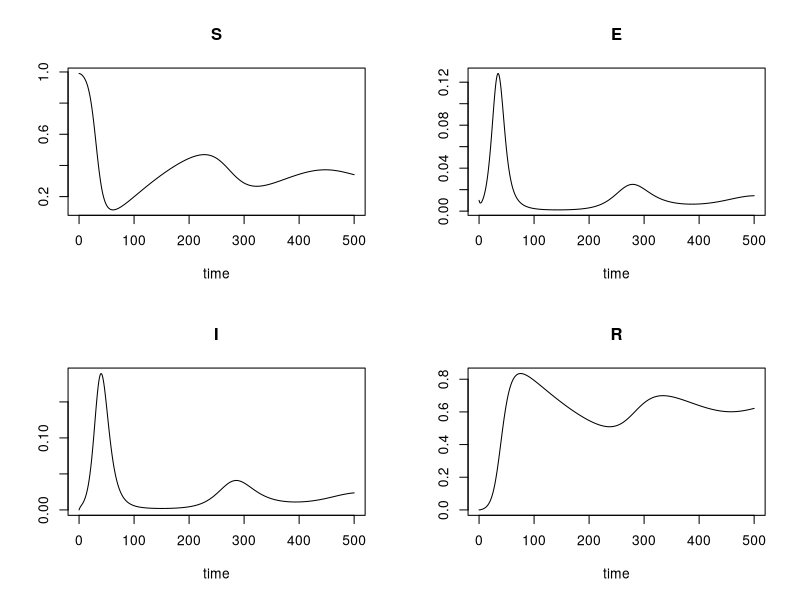
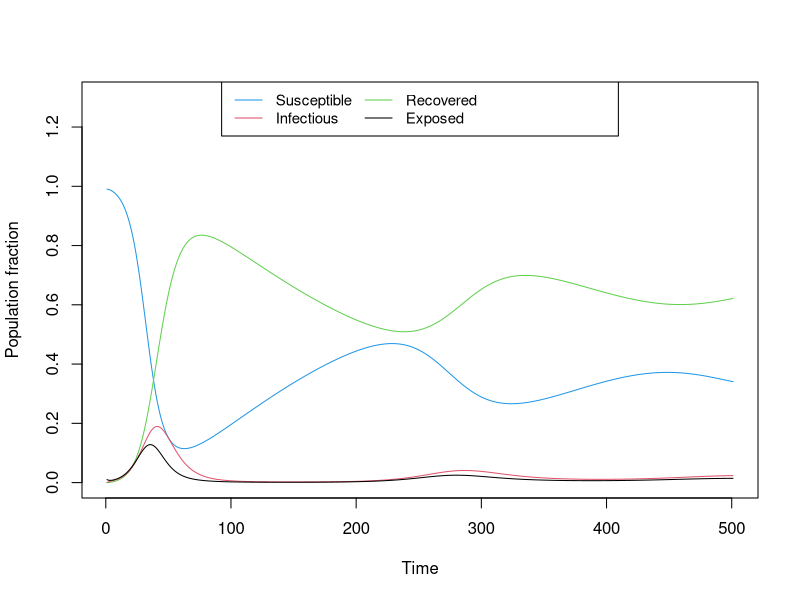

These figures' R source, in order:
########################## #
#SEIR model for RSV-------
########################## #

setwd("/home/phuong/Dropbox/2.Master of Epidemiology_Antwerp/INTERNSHIP/SIR model")

library(deSolve)

######################################### #
# MODEL SETTINGS                     ----
######################################### #

##  latency period: 4 days [2-6]
##  infectious period : 6.7 days [ 1-21], 10 days [7-12]
##  duration of immunity: 230 days / 200 days

######################################### #
# MODEL SETTINGS                     ----
######################################### #
pop_size          <- 10000
num_days          <- 500
R0                <- 3
num_days_infected <- 6.7
num_days_exposed  <- 4
num_days_waning   <-230
infected_seeds    <- 100 # ? 

######################################### #
# INITIALIZE PARAMETERS AND POPULATION ----
######################################### #
# recovery parameter
nui  <- 1/num_days_infected
# transmission parameter
beta   <- R0*nui
#rate of movement from latent to infectious stage
gamma <- 1/ num_days_exposed
# duration of immunity
v <- 1/ num_days_waning 

# # population states
S <- 1 - (infected_seeds/pop_size)
E <- infected_seeds/pop_size
I <- 0
R <- 0

######################################### #
# CREATE SIRV FUNCTION               ----
######################################### #
# define a function for the ODE-solver with 3 function parameters (required)
#  * times  = current time point (not yet used here, in the absence of seasonality)
#  * states = current health states, to calculate updates
#  * params = epidemiogical parameters, used in the differential equations
#
# Note: updating the health states over time and keeping track of the changes, is handled by the
# ode-function of the 'deSolve' package.
sirv_func <- function(times, states, params) {

  # rename states and parameters
  S     <- states['S']
  E     <- states['E']
  I     <- states['I']
  R     <- states['R']
  beta  <- params['beta']
  gamma <- params['gamma']
  nui   <- params['nui']


  # calculate state changes
  dS <- -beta*S*I + v*R
  dE <- beta*S*I - gamma*E
  dI <- gamma*E - nui*I
  dR <- nui*I - v*R

  # return (dS, dI, dR) as a vector in a list (required for the 'solve' function)
  return(list(c(dS, dE, dI, dR)))
}


######################################### #
# SET FUNCTION PARAMETERS            ----
######################################### #
# set time frame
times      <- seq(0, num_days, by = 1)

# set initial health states
states     <- c(S = S,E = E, I = I, R = R)

# set parameters
params     <- c(beta = beta, gamma = gamma, nui = nui, v = v)



######################################### #
# SOLVE ODE                          ----
######################################### #
# use the 'ode' function of deSolve package with our SIR function, health states and parameters
out <- ode(func = sirv_func, y = states, times = times, parms = params)
plot(out)

# convert the 'out' matrix into a data-frame (to enable the use of '$' to access a column by name)
out <- as.data.frame(out)


######################################### #
# PLOT RESULTS                       ----
######################################### #

# # open pdf-stream (optional)
# pdf('SIR_example.pdf',6,4) 

# plot susceptible class
par(mfrow = c(1,1))
plot(out$S,
     type = 'l',
     xlab = 'Time',
     ylab = 'Population fraction',
     ylim = c(0,1.3),
     col  = 4)
lines(out$R, col=3)
lines(out$I, col=2)
lines(out$E, col=1)

# add legend
legend(x      = 'top', 
       legend = c('Susceptible','Infectious','Recovered',"Exposed"), 
       col    = c(4,2,3,1), 
       lwd    = 1,
       ncol   = 3,
       cex    = 0.9)

# # close pdf-stream (optional)
# dev.off()
